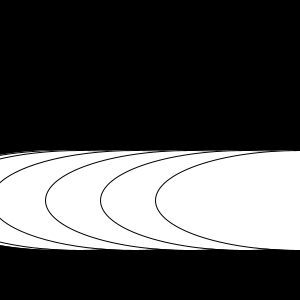
Frame 1 (no input)
Frame 60 (the mouse pressed at the canvas centre just before this capture): identical to frame 1, image omitted
Frame 120 (the mouse held since frame 60 and released just before this capture): identical to frame 1, image omitted

The Processing sketch that drew this single still picture (run headless with seeded random() and noise(); from frame 60 on, the mouse is pressed at the canvas centre):

// Processing sketch: processing_61236
// ── processing_61236.pde

void setup () {
  size(300,300);
  smooth();
}

void draw () {
  background(0);
 

 for(int i=30; i<300; i=i+55) {
   for(int j=30;j<300; j=j+55) {
     ellipse(30+i,200,30+j,100);
     
   }
 }
 
 
 
 for(int i=40; i<300; i=i+55) {
   for(int j=40;j<300; j=j+55) {
     ellipse(40+i,200,30+j,100);
     
   }
 }
  
  
}
